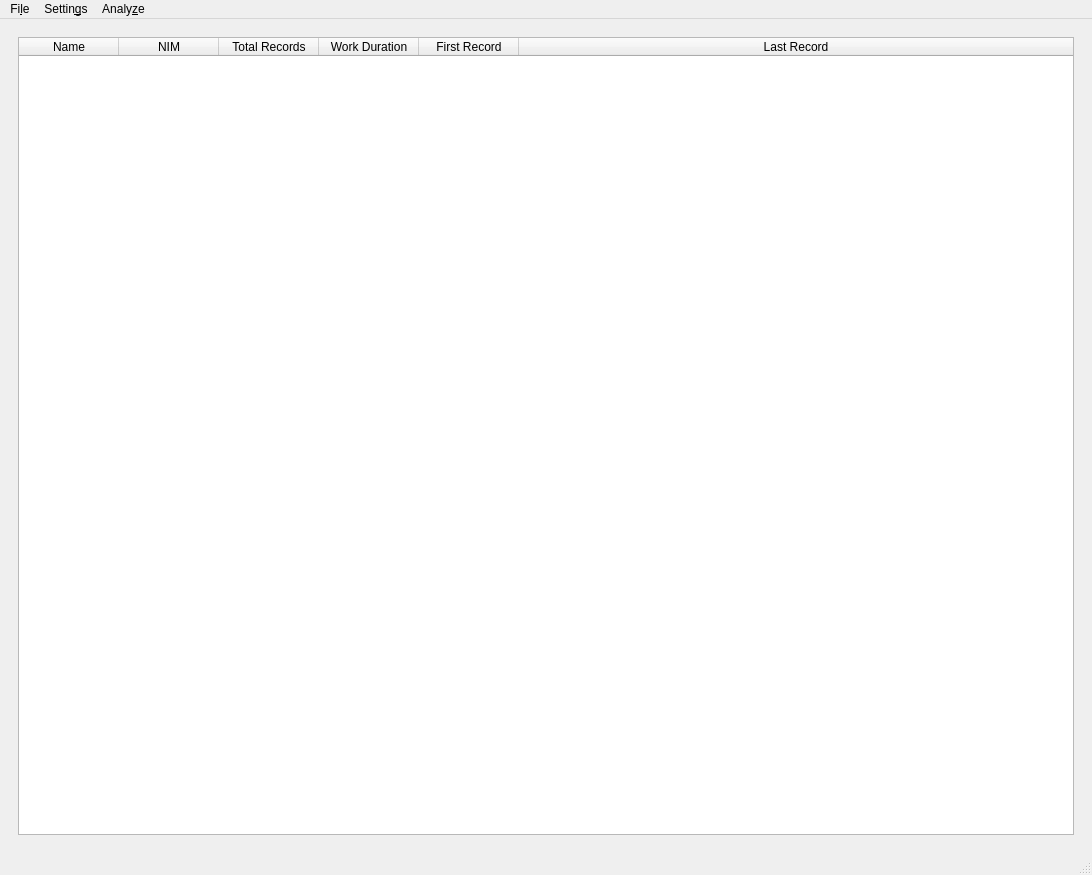
<?xml version="1.0" encoding="UTF-8"?>
<ui version="4.0">
 <class>MainWindow</class>
 <widget class="QMainWindow" name="MainWindow">
  <property name="geometry">
   <rect>
    <x>0</x>
    <y>0</y>
    <width>1092</width>
    <height>875</height>
   </rect>
  </property>
  <property name="windowTitle">
   <string>Lupv</string>
  </property>
  <widget class="QWidget" name="centralwidget">
   <layout class="QHBoxLayout" name="horizontalLayout">
    <item>
     <widget class="QStackedWidget" name="stackedWidget">
      <property name="currentIndex">
       <number>0</number>
      </property>
      <widget class="QWidget" name="page">
       <layout class="QVBoxLayout" name="verticalLayout_2">
        <item>
         <layout class="QVBoxLayout" name="verticalLayout">
          <item>
           <widget class="QTableWidget" name="tableWidget">
            <property name="sortingEnabled">
             <bool>true</bool>
            </property>
            <attribute name="horizontalHeaderStretchLastSection">
             <bool>true</bool>
            </attribute>
            <attribute name="verticalHeaderStretchLastSection">
             <bool>false</bool>
            </attribute>
            <column>
             <property name="text">
              <string>Name</string>
             </property>
            </column>
            <column>
             <property name="text">
              <string>NIM</string>
             </property>
            </column>
            <column>
             <property name="text">
              <string>Total Records</string>
             </property>
            </column>
            <column>
             <property name="text">
              <string>Work Duration</string>
             </property>
            </column>
            <column>
             <property name="text">
              <string>First Record</string>
             </property>
            </column>
            <column>
             <property name="text">
              <string>Last Record</string>
             </property>
            </column>
           </widget>
          </item>
         </layout>
        </item>
       </layout>
      </widget>
      <widget class="QWidget" name="page_2">
       <layout class="QGridLayout" name="gridLayout">
        <item row="1" column="0">
         <layout class="QHBoxLayout" name="horizontalLayout_2">
          <item>
           <spacer name="horizontalSpacer">
            <property name="orientation">
             <enum>Qt::Horizontal</enum>
            </property>
            <property name="sizeHint" stdset="0">
             <size>
              <width>40</width>
              <height>20</height>
             </size>
            </property>
           </spacer>
          </item>
          <item>
           <widget class="QPushButton" name="to_mainview_btn">
            <property name="minimumSize">
             <size>
              <width>100</width>
              <height>0</height>
             </size>
            </property>
            <property name="text">
             <string>OK</string>
            </property>
           </widget>
          </item>
         </layout>
        </item>
        <item row="0" column="0">
         <widget class="QSplitter" name="splitter_2">
          <property name="orientation">
           <enum>Qt::Horizontal</enum>
          </property>
          <widget class="QSplitter" name="splitter">
           <property name="orientation">
            <enum>Qt::Vertical</enum>
           </property>
           <widget class="QGroupBox" name="groupBox">
            <property name="minimumSize">
             <size>
              <width>200</width>
              <height>100</height>
             </size>
            </property>
            <property name="title">
             <string>Activity Info</string>
            </property>
            <widget class="QLabel" name="label_2">
             <property name="geometry">
              <rect>
               <x>10</x>
               <y>60</y>
               <width>71</width>
               <height>16</height>
              </rect>
             </property>
             <property name="text">
              <string>&lt;html&gt;&lt;head/&gt;&lt;body&gt;&lt;p&gt;&lt;span style=&quot; font-weight:600;&quot;&gt;Machine:&lt;/span&gt;&lt;/p&gt;&lt;/body&gt;&lt;/html&gt;</string>
             </property>
            </widget>
            <widget class="QLabel" name="name_lbl">
             <property name="geometry">
              <rect>
               <x>80</x>
               <y>30</y>
               <width>101</width>
               <height>16</height>
              </rect>
             </property>
             <property name="text">
              <string/>
             </property>
            </widget>
            <widget class="QLabel" name="machine_lbl">
             <property name="geometry">
              <rect>
               <x>80</x>
               <y>60</y>
               <width>101</width>
               <height>16</height>
              </rect>
             </property>
             <property name="text">
              <string/>
             </property>
            </widget>
            <widget class="QLabel" name="label_5">
             <property name="geometry">
              <rect>
               <x>190</x>
               <y>30</y>
               <width>91</width>
               <height>16</height>
              </rect>
             </property>
             <property name="text">
              <string>&lt;html&gt;&lt;head/&gt;&lt;body&gt;&lt;p&gt;&lt;span style=&quot; font-weight:600;&quot;&gt;IP Address:&lt;/span&gt;&lt;/p&gt;&lt;/body&gt;&lt;/html&gt;</string>
             </property>
            </widget>
            <widget class="QLabel" name="ip_lbl">
             <property name="geometry">
              <rect>
               <x>290</x>
               <y>30</y>
               <width>101</width>
               <height>16</height>
              </rect>
             </property>
             <property name="text">
              <string/>
             </property>
            </widget>
            <widget class="QLabel" name="label">
             <property name="geometry">
              <rect>
               <x>10</x>
               <y>30</y>
               <width>59</width>
               <height>14</height>
              </rect>
             </property>
             <property name="text">
              <string>&lt;html&gt;&lt;head/&gt;&lt;body&gt;&lt;p&gt;&lt;span style=&quot; font-weight:600;&quot;&gt;Name:&lt;/span&gt;&lt;/p&gt;&lt;/body&gt;&lt;/html&gt;</string>
             </property>
            </widget>
           </widget>
           <widget class="QTreeWidget" name="all_windows_tw">
            <column>
             <property name="text">
              <string notr="true">Windows</string>
             </property>
            </column>
           </widget>
           <widget class="QTreeWidget" name="file_tw">
            <column>
             <property name="text">
              <string notr="true">Files</string>
             </property>
            </column>
           </widget>
           <widget class="QPlainTextEdit" name="diff_pte">
            <property name="minimumSize">
             <size>
              <width>0</width>
              <height>400</height>
             </size>
            </property>
           </widget>
          </widget>
          <widget class="QTreeWidget" name="log_tw">
           <property name="sortingEnabled">
            <bool>true</bool>
           </property>
           <column>
            <property name="text">
             <string notr="true">Relative Time</string>
            </property>
           </column>
           <column>
            <property name="text">
             <string>Date Time</string>
            </property>
           </column>
           <column>
            <property name="text">
             <string>SHA</string>
            </property>
           </column>
           <column>
            <property name="text">
             <string>Insertion</string>
            </property>
           </column>
           <column>
            <property name="text">
             <string>Deletion</string>
            </property>
           </column>
          </widget>
         </widget>
        </item>
       </layout>
      </widget>
     </widget>
    </item>
   </layout>
  </widget>
  <widget class="QMenuBar" name="menubar">
   <property name="geometry">
    <rect>
     <x>0</x>
     <y>0</y>
     <width>1092</width>
     <height>19</height>
    </rect>
   </property>
   <widget class="QMenu" name="menuFile">
    <property name="title">
     <string>Fi&amp;le</string>
    </property>
    <addaction name="actionOpen_Records"/>
    <addaction name="actionQuit"/>
   </widget>
   <widget class="QMenu" name="menuSettings">
    <property name="title">
     <string>Settin&amp;gs</string>
    </property>
    <widget class="QMenu" name="menuDateTime_Format">
     <property name="title">
      <string>&amp;DateTime Format</string>
     </property>
     <addaction name="actionRelativeDate"/>
     <addaction name="actionRealDate"/>
    </widget>
    <widget class="QMenu" name="menuThemes">
     <property name="title">
      <string>&amp;Themes</string>
     </property>
     <addaction name="separator"/>
     <addaction name="separator"/>
     <addaction name="actionToggleLight"/>
     <addaction name="actionToggleDark"/>
    </widget>
    <addaction name="menuThemes"/>
    <addaction name="menuDateTime_Format"/>
   </widget>
   <widget class="QMenu" name="menuAnalyze">
    <property name="title">
     <string>Analy&amp;ze</string>
    </property>
    <widget class="QMenu" name="menuStatistic">
     <property name="title">
      <string>Stat&amp;istic</string>
     </property>
     <addaction name="separator"/>
     <addaction name="separator"/>
     <addaction name="actionShow_stats"/>
     <addaction name="actionHide_stats"/>
    </widget>
    <widget class="QMenu" name="menuSHA">
     <property name="title">
      <string>S&amp;HA</string>
     </property>
     <addaction name="actionShow_SHA"/>
     <addaction name="actionHide_SHA"/>
    </widget>
    <addaction name="separator"/>
    <addaction name="actionShow_Edit_distance"/>
    <addaction name="menuSHA"/>
    <addaction name="menuStatistic"/>
   </widget>
   <addaction name="menuFile"/>
   <addaction name="menuSettings"/>
   <addaction name="menuAnalyze"/>
  </widget>
  <widget class="QStatusBar" name="statusbar"/>
  <action name="actionOpen_Records">
   <property name="text">
    <string>&amp;Open Records</string>
   </property>
  </action>
  <action name="actionQuit">
   <property name="text">
    <string>&amp;Quit</string>
   </property>
  </action>
  <action name="actionToggleLight">
   <property name="text">
    <string>&amp;Light</string>
   </property>
  </action>
  <action name="actionToggleDark">
   <property name="text">
    <string>&amp;Dark</string>
   </property>
  </action>
  <action name="actionRelativeDate">
   <property name="text">
    <string>&amp;Relative</string>
   </property>
  </action>
  <action name="actionRealDate">
   <property name="text">
    <string>R&amp;eal</string>
   </property>
  </action>
  <action name="actionShow_Edit_distance">
   <property name="text">
    <string>&amp;Show Editdistance</string>
   </property>
  </action>
  <action name="actionShow_SHA">
   <property name="text">
    <string>&amp;Show SHA</string>
   </property>
  </action>
  <action name="actionHide_SHA">
   <property name="text">
    <string>&amp;Hide SHA</string>
   </property>
  </action>
  <action name="actionShow_stats">
   <property name="text">
    <string>&amp;Show stats</string>
   </property>
  </action>
  <action name="actionHide_stats">
   <property name="text">
    <string>&amp;Hide stats</string>
   </property>
  </action>
 </widget>
 <resources/>
 <connections/>
</ui>
